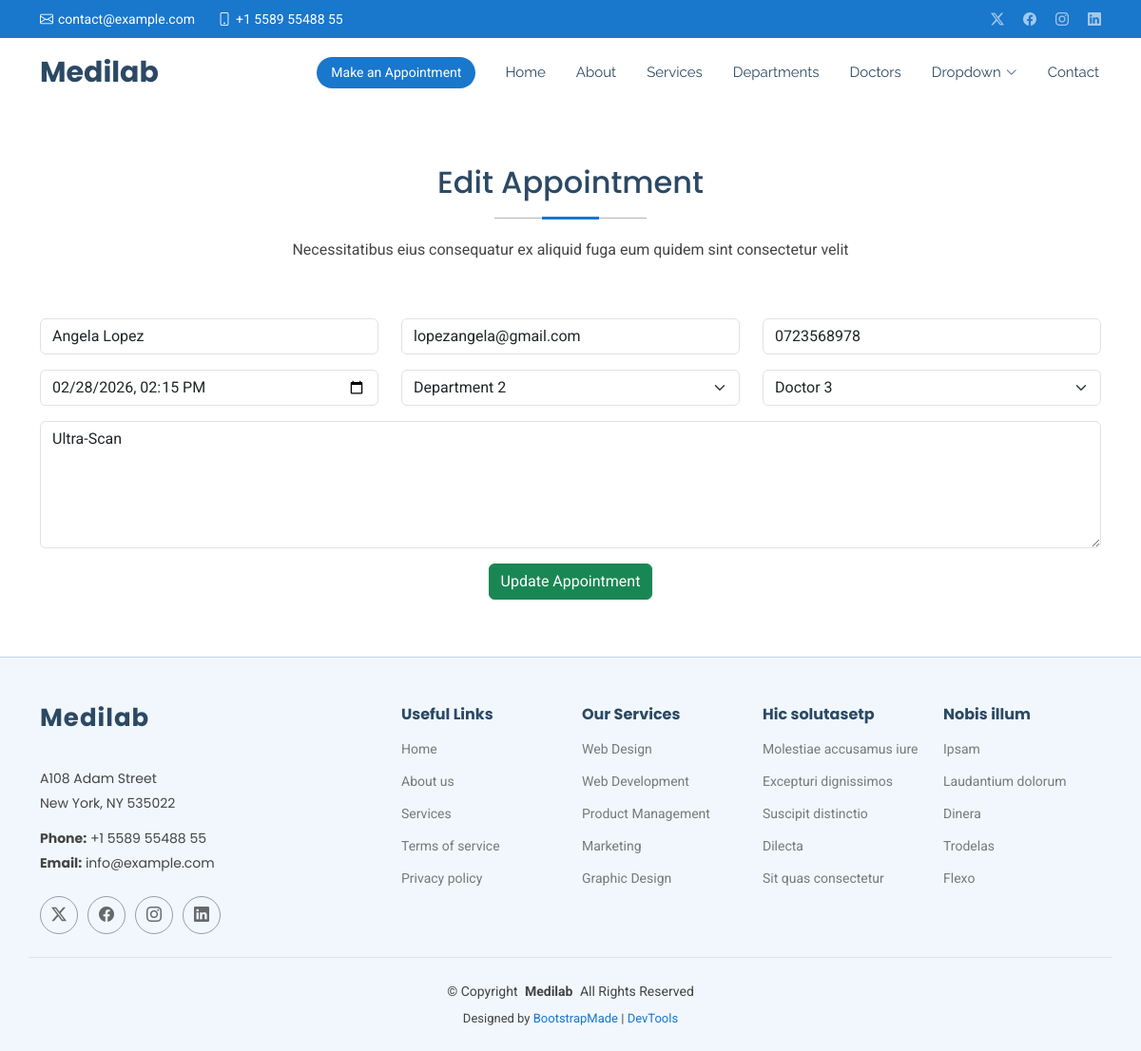
Page /edit/10 on the committed database.
### CareApp/models.py (models this page shows, shortened)
class MyAppointments(models.Model):
    name = models.CharField(max_length=200)
    email = models.EmailField()
    phone = models.CharField(max_length=50)
    date = models.DateTimeField()
    department = models.CharField(max_length=100)
    doctor = models.CharField(max_length=100)
    message= models.TextField()

### CareApp/views.py (the view)
# urls.py: path('edit/<int:id>', views.edit),
def edit(request, id):
    editappointment= get_object_or_404(MyAppointments, id=id)
    if request.method =='POST':
        editappointment.name = request.POST.get('name')
        editappointment.email = request.POST.get('email')
        editappointment.phone = request.POST.get('phone')
        editappointment.date = request.POST.get('date')
        editappointment.department = request.POST.get('department')
        editappointment.doctor = request.POST.get('doctor')
        editappointment.message = request.POST.get('message')
        editappointment.save()
        return redirect('/show')
    else:
        return render(request,'edit.html', {'editappointment': editappointment})

### template/edit.html (shortened to what this page needs)
{% extends 'starter-page.html'    %}
{%  load static  % }
   {%  block content  %}
    <section id="appointment" class="appointment section">
      <div class="container section-title" data-aos="fade-up">
        <h2>Edit Appointment</h2>
        <p>Necessitatibus eius consequatur ex aliquid fuga eum quidem sint consectetur velit</p>
      </div>
      <div class="container" data-aos="fade-up" data-aos-delay="100">
        <form  method="post" >
          <div class="row">
            <div class="col-md-4 form-group">
              <input type="text" value="{{editappointment.name}}" name="name" class="form-control" id="name" placeholder="Your Name" required="">
            </div>
            <div class="col-md-4 form-group mt-3 mt-md-0">
              <input type="email" value="{{editappointment.email}}" class="form-control" name="email" id="email" placeholder="Your Email" required="">
            </div>
            <div class="col-md-4 form-group mt-3 mt-md-0">
              <input type="tel" value="{{editappointment.phone}}"   class="form-control" name="phone" id="phone" placeholder="Your Phone" required="">
            </div>
          </div>
          <div class="row">
            <div class="col-md-4 form-group mt-3">
              <input type="datetime-local"  value="{{ editappointment.date|date:'Y-m-d\\TH:i' }}" name="date" class="form-control datepicker" id="date" placeholder="Appointment Date" required="">
            </div>
            <div class="col-md-4 form-group mt-3">
              <select name="department" id="department" class="form-select" required="">
            <option value="Department 2" {% if editappointment.department == "Department 2" %}selected{% endif %}>Department 2</option>
              </select>
            </div>
            <div class="col-md-4 form-group mt-3">
              <select name="doctor" id="doctor" class="form-select" required="">
            <option value="Doctor 3" {% if editappointment.doctor == "Doctor 3" %}selected{% endif %}>Doctor 3</option>
              </select>
            </div>
          </div>
          <div class="form-group mt-3">
            <textarea class="form-control" name="message" rows="5" placeholder="Message (Optional)">{{editappointment.message}}</textarea>
          </div>
          <div class="mt-3">
            <div class="text-center"><button type="submit" class="btn btn-success">Update Appointment</button></div>
          </div>
        </form>
      </div>
    </section>

### static/assets/css/main.css (style rules this page uses)
:root { --default-font: "Roboto", system-ui, -apple-system, "Segoe UI", Roboto, "Helvetica Neue", Arial, "Noto Sans", "Liberation Sans", sans-serif, "Apple Color Emoji", "Segoe UI Emoji", "Segoe UI Symbol", "Noto Color Emoji"; --heading-font: "Poppins", sans-serif; --nav-font: "Raleway", sans-serif; }
:root { --background-color: #ffffff; --default-color: #444444; --heading-color: #2c4964; --accent-color: #1977cc; --surface-color: #ffffff; --contrast-color: #ffffff; }
:root { --nav-color: #2c4964; --nav-hover-color: #1977cc; --nav-mobile-background-color: #ffffff; --nav-dropdown-background-color: #ffffff; --nav-dropdown-color: #2c4964; --nav-dropdown-hover-color: #1977cc; }
:root { scroll-behavior: smooth; }
body { color: var(--default-color); background-color: var(--background-color); font-family: var(--default-font); }
h1, h2, h3, h4, h5, h6 { color: var(--heading-color); font-family: var(--heading-font); }
section, .section { color: var(--default-color); background-color: var(--background-color); padding: 60px 0; scroll-margin-top: 72px; overflow: clip; }
.section-title { text-align: center; padding-bottom: 60px; position: relative; }
.section-title h2 { font-size: 32px; font-weight: 500; margin-bottom: 20px; padding-bottom: 20px; position: relative; }
.section-title h2:before { content: ""; position: absolute; display: block; width: 160px; height: 1px; background: color-mix(in srgb, var(--default-color), transparent 60%); left: 0; right: 0; bottom: 1px; margin: auto; }
.section-title h2::after { content: ""; position: absolute; display: block; width: 60px; height: 3px; background: var(--accent-color); left: 0; right: 0; bottom: 0; margin: auto; }
.section-title p { margin-bottom: 0; }

### rows in the picture
MyAppointments: name "Angela Lopez", email "lopezangela@gmail.com", phone "0723568978", date "02/28/2026 14:15", department "Department 2", doctor "Doctor 3", message "Ultra-Scan"
